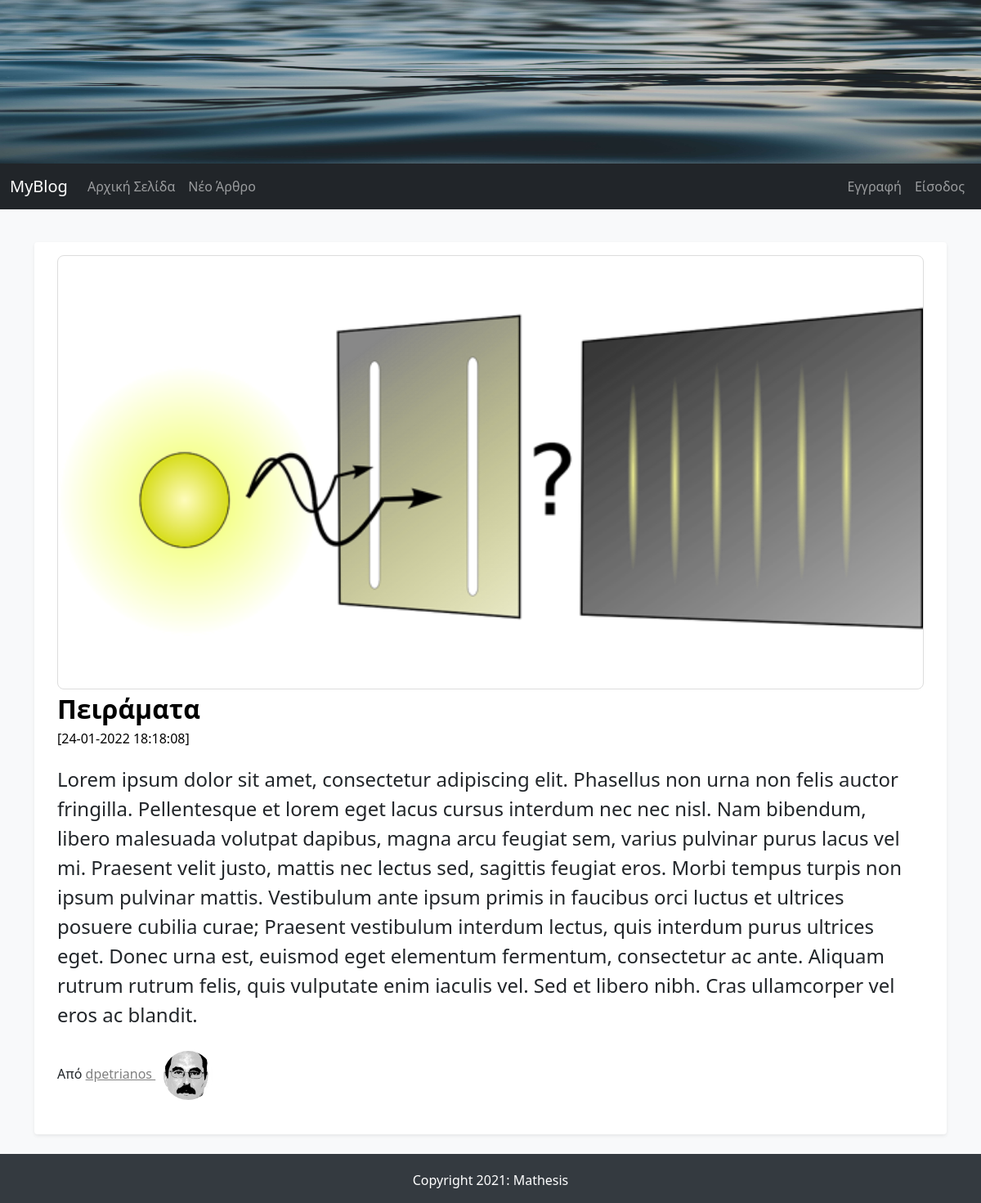
The page /full_article/22 on the database its author committed.
### FlaskBlogApp/models.py (models this page shows, shortened)
class Article(db.Model):
    id = db.Column(db.Integer, primary_key=True)
    article_title = db.Column(db.String(50), nullable=False)
    article_body = db.Column(db.Text(), nullable=False)
    article_image = db.Column(db.String(30), nullable=False, default='default_article_image.jpg')
    date_created = db.Column(db.DateTime, nullable=False, default=datetime.utcnow)
    user_id = db.Column(db.Integer, db.ForeignKey('user.id') , nullable=False)

class User(db.Model, UserMixin):
    id = db.Column(db.Integer, primary_key=True)
    username = db.Column(db.String(15), unique=True, nullable=False)
    email = db.Column(db.String(150), unique=True, nullable=False)
    password = db.Column(db.String(36), nullable=False)
    profile_image = db.Column(db.String(30), default='default_profile_image.jpg')
    articles = db.relationship('Article', backref='author', lazy=True)

### FlaskBlogApp/routes.py (the view)
@app.route("/full_article/<int:article_id>", methods=["GET"])
def full_article(article_id):
    article = Article.query.get_or_404(article_id)
    return render_template("full_article.html", article=article)

### FlaskBlogApp/templates/full_article.html (shortened to what this page needs)
{% extends "base.html" %}
{% block content %}
<main role="main" class="container">
{% if article %}
<div class="row my-3 p-3 bg-body rounded shadow-sm">
    <div class="col col-md-12">
        {% if article.article_image and article.article_image != 'default_article_image.jpg' %}
            <img src="{{ url_for('static', filename='images/articles_images/'+article.article_image) }}" alt="" class="img-responsive a_image" width="100%">
        {% endif %}
    </div>
    <div class="col col-md-12">
    <div class="main-article-title">
        {{ article.article_title | safe }}
    </div>
    <small class="article_date">[{{ article.date_created.strftime('%d-%m-%Y  %H:%M:%S' ) }}]</small>
    <p class="main-article-partial-text">
        {{ article.article_body  | safe }}
    </p>
    <p class="">Από
        <span>
        <a class="author-name" href="{{ url_for('articles_by_author',author_id=article.author.id) }}"> {{ article.author.username }}
            <img class="rounded-circle profile-image" alt="{{ article.author.username }}" src="{{ url_for('static', filename='images/profiles_images/'+article.author.profile_image) }}" data-holder-rendered="true" data-bs-toggle="tooltip" data-bs-placement="top" title="{{ article.author.username }}">
        </a>
        </span>
    </p>
    </div>
</div>
{% endif %}
</main>
{% endblock content %}

### FlaskBlogApp/static/css/styles.css (style rules this page uses)
body { background-color: #f8f9fa; }
.container { margin-top: 20px; }
.main-article-title { font-size: 2em; font-weight: bold; text-decoration: none; color: black; }
.article_date,.article_date:hover { font-size: 1em; color: black; }
.main-article-partial-text,.main-article-full-text { font-size: 1.5em; margin-top: 20px; }
.author-name:link { color: gray; }
.main-article-category:hover,.main-article-title:hover,.author-name { text-decoration: underline; color: black; }
.row { margin-top: 20px; }
.profile-image { width: 60px; height: 60px; margin: 10px; }
.a_image { border: 1px solid #ddd; border-radius: 8px; }

### rows shown on the page
Article: article_image (picture), article_title "Πειράματα", date_created "24-01-2022 18:18:08", article_body "Lorem ipsum dolor sit amet, consectetur adipiscing elit. Phasellus non urna non felis auctor fringilla. Pellentesque et lorem eget lacus cursus interdum nec nec nisl. Nam bibendum, libero malesuada volutpat dapibus, magna arcu feugiat sem, varius pulvinar purus lacus vel mi. Praesent velit justo, mattis nec lectus sed, sagittis feugiat eros. Morbi tempus turpis non ipsum pulvinar mattis. Vestibulum ante ipsum primis in faucibus orci luctus et ultrices posuere cubilia curae; Praesent vestibulum interdum lectus, quis interdum purus ultrices eget. Donec urna est, euismod eget elementum fermentum, consectetur ac ante. Aliquam rutrum rutrum felis, quis vulputate enim iaculis vel. Sed et libero…"
User: author.username "dpetrianos", profile_image (picture)
